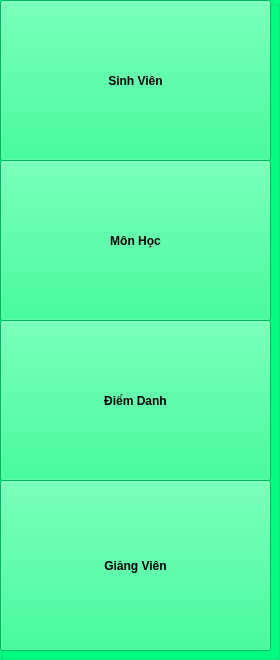
           <widget class="QGroupBox" name="groupBox_4">
            <property name="styleSheet">
             <string notr="true">background-color: rgb(0, 255, 127);</string>
            </property>
            <property name="title">
             <string/>
            </property>
            <widget class="QPushButton" name="btnSinhVien">
             <property name="geometry">
              <rect>
               <x>0</x>
               <y>0</y>
               <width>271</width>
               <height>161</height>
              </rect>
             </property>
             <property name="font">
              <font>
               <weight>75</weight>
               <bold>true</bold>
              </font>
             </property>
             <property name="styleSheet">
              <string notr="true"/>
             </property>
             <property name="text">
              <string>Sinh Viên</string>
             </property>
             <property name="icon">
              <iconset>
               <normaloff>Image_Gui/graduated.png</normaloff>Image_Gui/graduated.png</iconset>
             </property>
             <property name="iconSize">
              <size>
               <width>70</width>
               <height>70</height>
              </size>
             </property>
            </widget>
            <widget class="QPushButton" name="btnMonHoc">
             <property name="geometry">
              <rect>
               <x>0</x>
               <y>160</y>
               <width>271</width>
               <height>161</height>
              </rect>
             </property>
             <property name="font">
              <font>
               <weight>75</weight>
               <bold>true</bold>
              </font>
             </property>
             <property name="text">
              <string>Môn Học</string>
             </property>
             <property name="icon">
              <iconset>
               <normaloff>Image_Gui/education.png</normaloff>Image_Gui/education.png</iconset>
             </property>
             <property name="iconSize">
              <size>
               <width>70</width>
               <height>70</height>
              </size>
             </property>
            </widget>
            <widget class="QPushButton" name="btnDiemDanh">
             <property name="geometry">
              <rect>
               <x>0</x>
               <y>320</y>
               <width>271</width>
               <height>161</height>
              </rect>
             </property>
             <property name="font">
              <font>
               <weight>75</weight>
               <bold>true</bold>
              </font>
             </property>
             <property name="text">
              <string>Điểm Danh</string>
             </property>
             <property name="icon">
              <iconset>
               <normaloff>Image_Gui/checked.png</normaloff>Image_Gui/checked.png</iconset>
             </property>
             <property name="iconSize">
              <size>
               <width>70</width>
               <height>70</height>
              </size>
             </property>
            </widget>
            <widget class="QPushButton" name="btnGiangVien">
             <property name="geometry">
              <rect>
               <x>0</x>
               <y>480</y>
               <width>271</width>
               <height>171</height>
              </rect>
             </property>
             <property name="font">
              <font>
               <weight>75</weight>
               <bold>true</bold>
              </font>
             </property>
             <property name="text">
              <string>Giảng Viên</string>
             </property>
             <property name="icon">
              <iconset>
               <normaloff>Image_Gui/presenter.png</normaloff>Image_Gui/presenter.png</iconset>
             </property>
             <property name="iconSize">
              <size>
               <width>70</width>
               <height>70</height>
              </size>
             </property>
            </widget>
           </widget>
